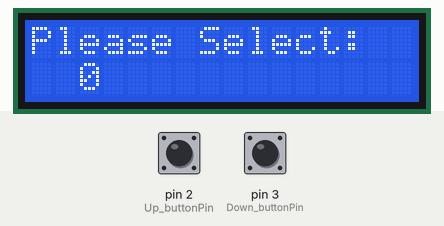
A sketch run on a simulated Arduino Uno, built with avr-gcc and run on an emulated ATmega328P. Parts: 16×2 character LCD. The inputs (shaded band) are chosen by the test bench; at power-on: pin 2 (Up_buttonPin) HIGH, pin 3 (Down_buttonPin) HIGH. What the sketch prints to the serial monitor is not drawn.

Above: at 1.2 s.
1.3 s: pin 2 (Up_buttonPin) pulled LOW for 0.15 s
At 1.8 s:
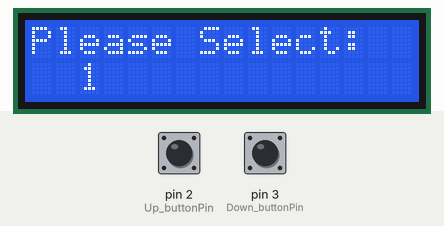
2.9 s: pin 2 (Up_buttonPin) pulled LOW for 1 s
At 4.2 s:
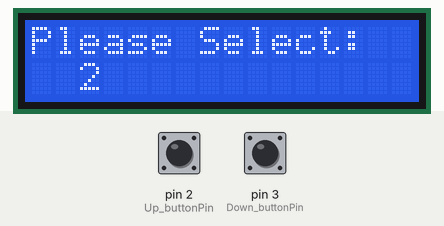
Timing chart, 0 to 5.9 s (numbered marks = the images above; inputs shaded):
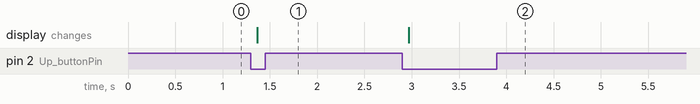

Measured:
- after the input at 1.3 s, the display: changes after 0.07 s (image 1)
- after the input at 2.9 s, the display: changes after 0.07 s (image 2)

The sketch:

LCD_CountNumberWithButton.ino
```cpp
#include <Wire.h> // i2C 통신을 위한 라이브러리 포함
#include <LiquidCrystal_I2C.h> // LCD 1602 I2C 용 라이브러리 포함
LiquidCrystal_I2C lcd(0x27,16,2); // 접근주소: 0x3F or 0x27

// this constant won't change:
const int  Up_buttonPin   = 2;    // the pin that the pushbutton is attached to
const int  Down_buttonPin = 3;

// Variables will change:
int buttonPushCounter = 0;   // counter for the number of button presses
int up_buttonState = 0;         // current state of the up button
int up_lastButtonState = 0;     // previous state of the up button

int down_buttonState = 0;         // current state of the up button
int down_lastButtonState = 0;     // previous state of the up button
bool bPress = false;

void setup()
{
  Serial.begin(9600);
  pinMode( Up_buttonPin , INPUT_PULLUP);
  pinMode( Down_buttonPin , INPUT_PULLUP);

  lcd.init();                      // initialize the lcd

  // Print a message to the LCD.
  lcd.backlight();
  lcd.setCursor(0,0);
  lcd.print("Please Select:");
  lcd.setCursor(2,1);
  lcd.print(buttonPushCounter);

}


void loop()
{
   checkUp();
   checkDown();

   if( bPress){
       bPress = false;
      lcd.setCursor(2,1);
      lcd.print("               ");
      lcd.setCursor(2,1);
      lcd.print(buttonPushCounter);
   }

}

void checkUp()
{
  up_buttonState = digitalRead(Up_buttonPin);

  if (up_buttonState != up_lastButtonState) {

    if (up_buttonState == LOW) {
        bPress = true;

      buttonPushCounter++;

      Serial.print("number of button pushes: ");
      Serial.println(buttonPushCounter);
    }

    delay(50);
  }

  up_lastButtonState = up_buttonState;
}


void checkDown()
{
  down_buttonState = digitalRead(Down_buttonPin);

  if (down_buttonState != down_lastButtonState) {

    if (down_buttonState == LOW) {
        bPress = true;

      buttonPushCounter--;

      Serial.print("number of button pushes: ");
      Serial.println(buttonPushCounter);
    }

    delay(50);
  }

  down_lastButtonState = down_buttonState;
}
```
